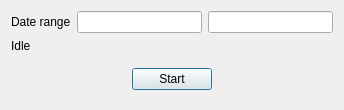
<?xml version="1.0" encoding="UTF-8"?>
<ui version="4.0">
 <class>DlgTransferLog</class>
 <widget class="QDialog" name="DlgTransferLog">
  <property name="geometry">
   <rect>
    <x>0</x>
    <y>0</y>
    <width>344</width>
    <height>104</height>
   </rect>
  </property>
  <property name="windowTitle">
   <string>Transfer log</string>
  </property>
  <layout class="QGridLayout" name="gridLayout">
   <item row="0" column="2">
    <widget class="EDateEdit" name="deEnd"/>
   </item>
   <item row="2" column="0" colspan="3">
    <widget class="QWidget" name="widget" native="true">
     <layout class="QHBoxLayout" name="horizontalLayout">
      <item>
       <spacer name="horizontalSpacer">
        <property name="orientation">
         <enum>Qt::Horizontal</enum>
        </property>
        <property name="sizeHint" stdset="0">
         <size>
          <width>108</width>
          <height>20</height>
         </size>
        </property>
       </spacer>
      </item>
      <item>
       <widget class="QPushButton" name="btnStart">
        <property name="text">
         <string>Start</string>
        </property>
       </widget>
      </item>
      <item>
       <spacer name="horizontalSpacer_2">
        <property name="orientation">
         <enum>Qt::Horizontal</enum>
        </property>
        <property name="sizeHint" stdset="0">
         <size>
          <width>107</width>
          <height>20</height>
         </size>
        </property>
       </spacer>
      </item>
     </layout>
    </widget>
   </item>
   <item row="0" column="0">
    <widget class="QLabel" name="label">
     <property name="text">
      <string>Date range</string>
     </property>
    </widget>
   </item>
   <item row="0" column="1">
    <widget class="EDateEdit" name="deStart"/>
   </item>
   <item row="1" column="0" colspan="3">
    <widget class="QLabel" name="lbMsg">
     <property name="text">
      <string>Idle</string>
     </property>
    </widget>
   </item>
  </layout>
 </widget>
 <customwidgets>
  <customwidget>
   <class>EDateEdit</class>
   <extends>QLineEdit</extends>
   <header location="global">edateedit.h</header>
  </customwidget>
 </customwidgets>
 <resources/>
 <connections/>
</ui>
